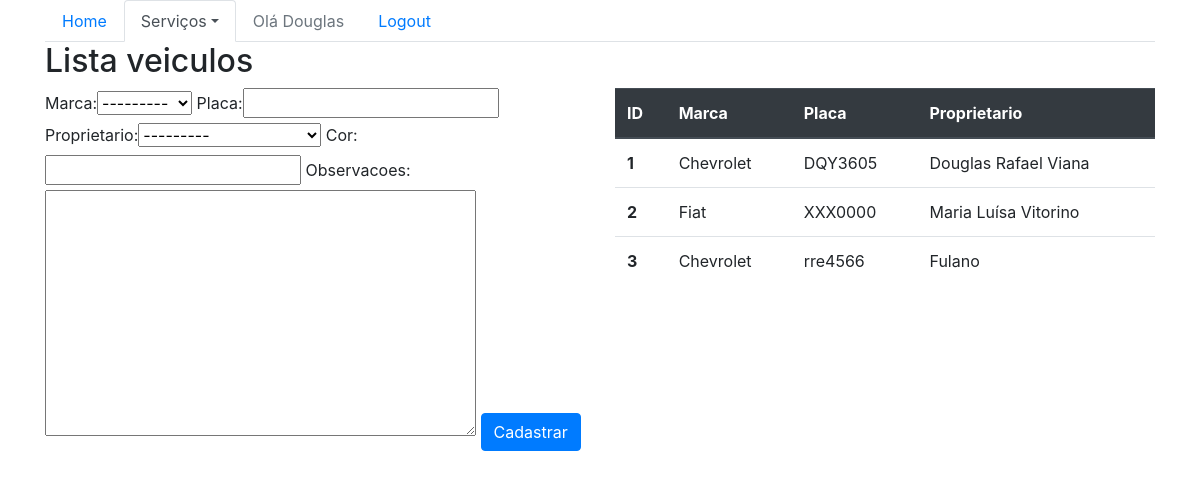
The app's page /sistema/veiculos/ (signed in), older data.
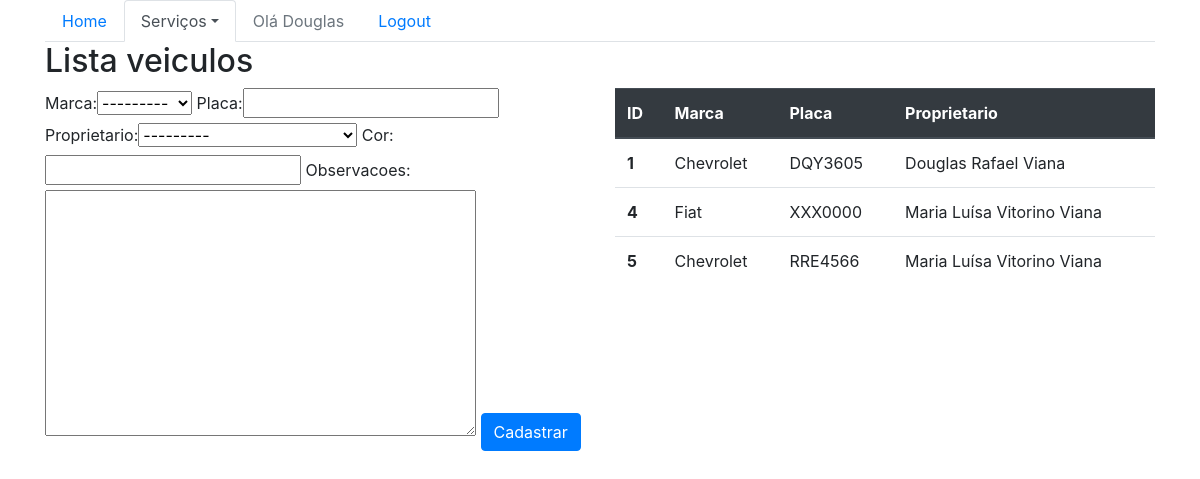
The same page, newer data.
### core/models.py (models this page shows, shortened)
class Veiculo(models.Model):
    marca = models.ForeignKey(Marca, on_delete=models.CASCADE)
    placa = models.CharField(max_length=7)
    proprietario = models.ForeignKey(Pessoa, on_delete=models.CASCADE)
    cor = models.CharField(max_length=15)
    observacoes = models.TextField()

class Marca(models.Model):
    nome = models.CharField(max_length=50)
    def __str__(self):
        return self.nome

class Pessoa(models.Model):
    nome = models.CharField(max_length=100)
    endereco = models.CharField(max_length=200)
    telefone = models.CharField(max_length=20)
    def __str__(self):
        return self.nome

### core/views.py (the view)
@login_required(login_url='/accounts/login/')
def lista_veiculos(request):
    veiculos = Veiculo.objects.all()
    form = VeiculoForm()
    data = {'veiculos': veiculos, 'form': form}
    return render(request, 'core/lista_veiculos.html', data)

### core/forms.py
class VeiculoForm(ModelForm):
    class Meta:
        model = Veiculo
        fields = '__all__'

### core/templates/core/lista_veiculos.html (shortened to what this page needs)
{% extends 'base.html' %}
{% load bootstrap %}
{% block menu %}
    <ul class="nav nav-tabs">
        <li class="nav-item">
            <a class="nav-link" href="{% url 'core_home' %}">Home</a>
        </li>
        <li class="nav-item dropdown">
            <a class="nav-link dropdown-toggle active" data-toggle="dropdown" href="#" role="button" aria-haspopup="true" aria-expanded="false">Serviços</a>
        </li>
        {% if user.is_authenticated %}
            <li class="nav-item">
                <a class="nav-link disabled" href="#">Olá {{ user }}</a>
            </li>
            <li class="nav-item">
                <a class="nav-link" href="{% url 'logout' %}">Logout</a>
            </li>
        {% else %}
            <li class="nav-item">
                <a class="nav-link" href="{% url 'login' %}">Login</a>
            </li>
        {% endif %}
    </ul>
{% endblock %}
{% block main %}
    <div class="row">
        <div class="col-sm-6">
            <h2>Lista veiculos</h2>
        </div>
    </div>
    <div class="row">
        <div class="col-sm-6">
            <form action="{% url 'core_veiculo_novo' %}" method="POST">
                {{ form|bootstrap }}
                <button type="submit" class="btn btn-primary">Cadastrar</button>
            </form>
        </div>
        <div class="col-sm-6">
            <table class="table">
                <thead class="thead-dark">
                    <tr>
                    <th scope="col">ID</th>
                    <th scope="col">Marca</th>
                    <th scope="col">Placa</th>
                    <th scope="col">Proprietario</th>
                    </tr>
                </thead>
                <tbody>
                    {% for veiculo in veiculos %}
                        <tr>
                            <th scope="row">{{ veiculo.id}}</th>
                            <td>{{ veiculo.marca}}</td>
                            <td>{{ veiculo.placa}}</td>
                            <td>{{ veiculo.proprietario}}</td>
                        </tr>
                    {% endfor%}
                </tbody>
            </table>
        </div>
    </div>
{% endblock %}

### templates/base.html (shortened to what this page needs)
{% load static %}
<!DOCTYPE html>
<html lang="en">
<head>
    <link rel="stylesheet" href="{% static 'bootstrap/css/bootstrap.css' %}">
</head>
<body>
    <div class="container">
        {% block menu %}
        {% endblock %}
        {% block main %}
        {% endblock %}
    </div>
</body>
</html>

Row changes from the older to the newer data that the page shows:
removed Veiculo: id "2", marca "Fiat", placa "XXX0000", proprietario "Maria Luísa Vitorino"
removed Veiculo: id "3", marca "Chevrolet", placa "rre4566", proprietario "Fulano"
added Veiculo: id "4", marca "Fiat", placa "XXX0000", proprietario "Maria Luísa Vitorino Viana"
added Veiculo: id "5", marca "Chevrolet", placa "RRE4566", proprietario "Maria Luísa Vitorino Viana"
